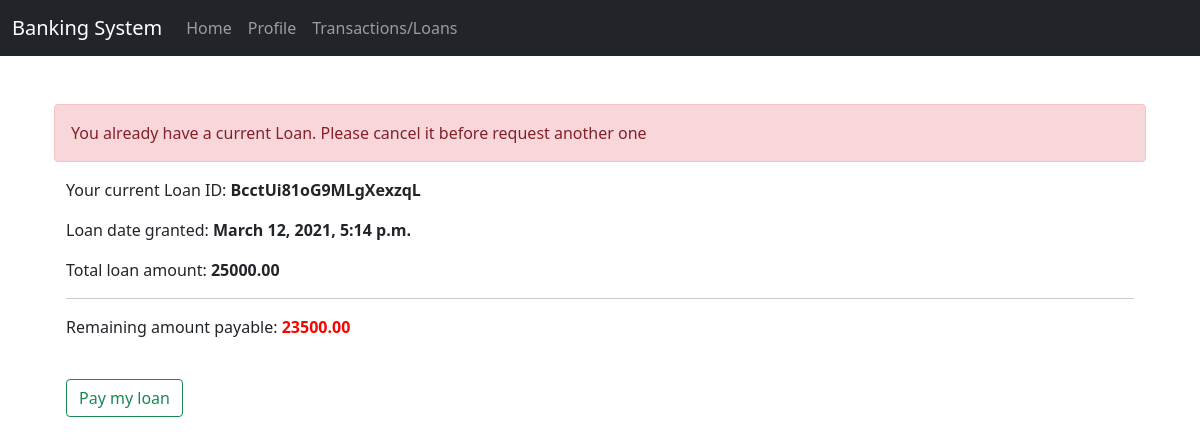
The app's page /transaction/loan/ (signed in), older data.
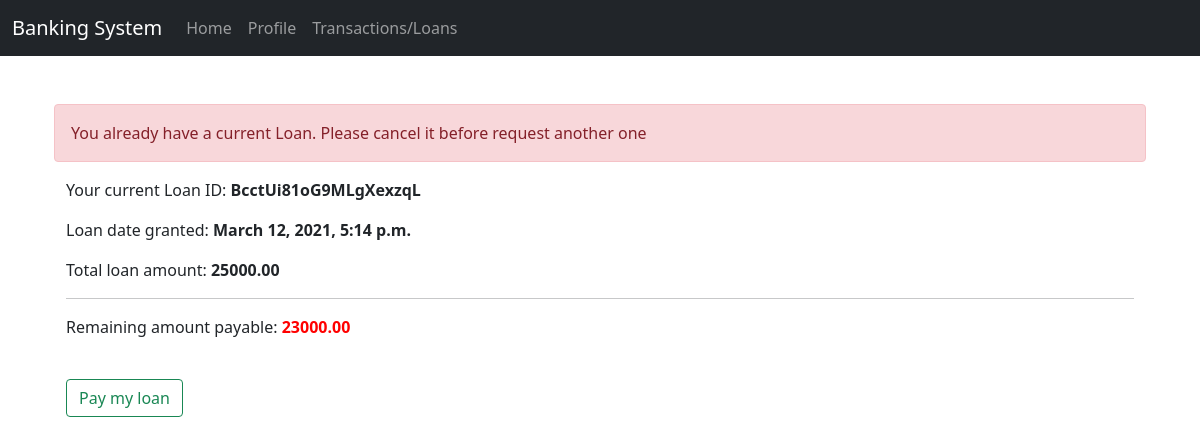
The same page, newer data.
### transaction_app/models.py (models this page shows, shortened)
class Loan(models.Model):
    loan_account_fk = models.ForeignKey(Profile, on_delete=models.PROTECT)
    loan_id = models.CharField(max_length=20, null=False)
    loan_description =  models.CharField(max_length=20, null=False)
    loan_amount = models.DecimalField(decimal_places=2,max_digits=7, validators=[MinValueValidator(5.00)])
    loan_date = models.DateTimeField(auto_now_add=True)
    loan_remain = models.DecimalField(decimal_places=2,max_digits=7, validators=[MinValueValidator(5.00)])

### transaction_app/views.py (the view)
# urls.py: path('loan/', views.loan_view, name='loan'),
def loan_view(request):
    user = request.user
    profile = Profile.objects.get(user=user)
    accounts = Account.objects.filter(account_user_fk=profile)
    loan = Loan.objects.filter(loan_account_fk=profile).latest('loan_date')
    if request.method == 'POST':
        total_amount = request.POST['total_amount']
        profile.customer_can_loan = False
        print(profile.customer_can_loan)
        total_amount = int(total_amount)
        account_number = request.POST['account_number']
        loan_description = request.POST['loan_description']
        selected_account = Account.objects.get(account_number=account_number)
        selected_account.account_balance = selected_account.account_balance + total_amount
        loan = Loan.objects.create(loan_account_fk = profile,
                                    loan_id=get_random_string(length=20),
                                    loan_description=loan_description,
                                    loan_amount=total_amount,
                                    loan_remain=total_amount
                                    )
        transaction = Transaction.objects.create(transaction_user_account_fk=selected_account,
                                                 transaction_account_number_sender='Bank Loan',
                                                 transaction_account_number_receiver=selected_account.account_number,
                                                 transaction_id = get_random_string(length=20),
                                                 transaction_amount=total_amount,
                                                 transaction_currency='DKK')
        transaction.save()
        selected_account.save()
        profile.save()
        context ={
            "profile": profile,
            "user": user,
            "accounts": accounts,
            "transaction": transaction,
                }
        print('the user has applied for a loan of = ', total_amount, account_number, loan_description)
        return render(request, 'transaction_app/confirmationLoan.html', context)
    else:
        print('you are not allowed to apply for a Loan. Please contact us')
    context ={
        "profile": profile,
        "user": user,
        "accounts": accounts,
        "loan":loan
    }
    return render(request, 'transaction_app/loan.html', context)

### transaction_app/templates/transaction_app/loan.html (shortened to what this page needs)
{% extends "transaction_app/base.html" %}
{% block content%}
{% if profile.customer_rank == 'bronze' %}
<div class="alert alert-warning" role="alert">
    You do not have the requirements to apply for a loan. Please contact us for more information.
  </div>
{% elif profile.customer_can_loan == False  %}
<div class="alert alert-danger" role="alert">
  You already have a current Loan. Please cancel it before request another one
</div>
<form method='POST'>
<p>Your current Loan ID: <b> {{loan.loan_id}} </b> </p>
<p> Loan date granted: <b> {{loan.loan_date}} </b> </p>
<p>Total loan amount: <b> {{loan.loan_amount}} </b> </p>
<hr>
<p> Remaining amount payable: <b style='color: red'> {{ loan.loan_remain}}</b> </p>
<a class="btn btn-outline-success mt-4" href='/transaction/payment'> Pay my loan</a>
</form>
{% endif %}
{% endblock %}

Row changes from the older to the newer data that the page shows:
changed Loan "BcctUi81oG9MLgXexzqL": loan_remain "23500.00" → "23000.00"
